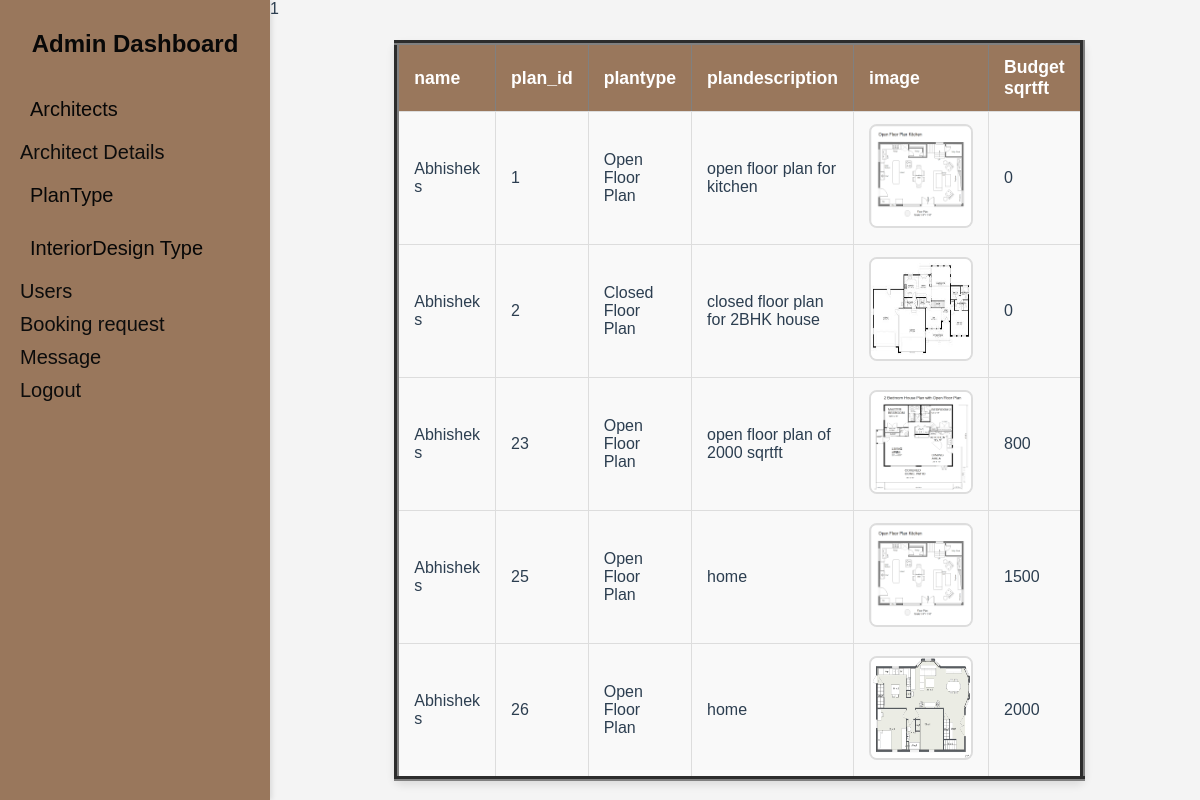
Screenshot of /raising-master_new/adminviewplan2.php?architect_id=1 with the database file from the repository.
### tables this page shows
CREATE TABLE `plan_details` (
  `plan_id` int(11) NOT NULL,
  `plantype_id` int(11) NOT NULL,
  `plandescription` varchar(200) NOT NULL,
  `image` varchar(70) NOT NULL,
  `email` varchar(200) NOT NULL,
  `budget` int(11) NOT NULL
);

CREATE TABLE `add_architect` (
  `architect_id` int(11) NOT NULL,
  `name` varchar(200) NOT NULL,
  `photo` varchar(70) NOT NULL,
  `email` varchar(200) NOT NULL,
  `address` varchar(500) NOT NULL,
  `phoneno` int(10) NOT NULL,
  `qualification` varchar(70) NOT NULL,
  `qualificationcertificate` varchar(70) NOT NULL,
  `experience` varchar(200) NOT NULL,
  `password` varchar(8) NOT NULL
);

CREATE TABLE `plantype_details` (
  `plantype_id` int(11) NOT NULL,
  `plantype` varchar(200) NOT NULL
);

### raising-master_new/adminviewplan2.php (the view, shortened to what this page needs)
<?php
include 'admin-side.php';
include 'connection.php';
?>
<html>
    <head>
    <link rel="stylesheet" type="text/css" href="2.css">
</head>
</html>
<?php
$a=$_GET['architect_id'];
echo $a;
$sql = "select p.plan_id,t.plantype,p.plandescription,p.image,p.budget,s.name from plan_details p inner join plantype_details t on t.plantype_id=p.plantype_id inner join add_architect s on s.email=p.email where s.architect_id=$a";
$result = mysqli_query($con, $sql);
if ($result->num_rows > 0) {
    echo "<table  border='5' cellspacing='2' cellpadding='50' border='5'>
    <tr>
            <th>name</th>
            <th>plan_id</th>
            <th>plantype</th>
            <th>plandescription</th>
            <th>image</th>
            <th>Budget sqrtft</th>
       </tr>";
    while ($row = $result->fetch_assoc()) {
        $filename3=$row["image"];
        $f3="planimages/".$filename3;
        echo "<tr>
            <td>{$row['name']}</td>
            <td>{$row['plan_id']}</td>
            <td>{$row['plantype']}</td>
            <td>{$row['plandescription']}</td>";?>
            <td><img width=100 height=100 src="<?php echo $f3; ?>"></td>
      <?php
    echo "  <td>{$row['budget']}</td></tr>";
    }
    ?>
<?php
    echo "</table>";
} else {
    echo "0 results";
}
?>

### raising-master_new/admin-dash.css (style rules this page uses)
body { margin: 0; font-family: Arial, sans-serif; color: #2c3e50; }

### raising-master_new/formstyle.css (style rules this page uses)
body { font-family: Arial, sans-serif; background-color: #f4f4f4; margin: 0; padding: 0; box-sizing: border-box; }

### raising-master_new/2.css (style rules this page uses)
table { width: 50%; margin: 40px auto; border-collapse: collapse; background-color: #f9f9f9; border-radius: 8px; box-shadow: 0 4px 8px rgba(0, 0, 0, 0.1); }
th { background-color: #99775c; color: white; text-align: left; padding: 12px 15px; font-size: 1.1em; }
td { text-align: left; padding: 12px 15px; border: 1px solid #ddd; font-size: 1em; }
td img { border-radius: 8px; border: 2px solid #ddd; }

### rows the page displays
plan_details: add_architect.name "Abhishek s", plan_id "1", plantype.plantype "Open Floor Plan", plandescription "open floor plan for kitchen", image (picture), budget "0"
plan_details: add_architect.name "Abhishek s", plan_id "2", plantype.plantype "Closed Floor Plan", plandescription "closed floor plan for 2BHK house", image (picture), budget "0"
plan_details: add_architect.name "Abhishek s", plan_id "23", plantype.plantype "Open Floor Plan", plandescription "open floor plan of 2000 sqrtft", image (picture), budget "800"
plan_details: add_architect.name "Abhishek s", plan_id "25", plantype.plantype "Open Floor Plan", plandescription "home", image (picture), budget "1500"
plan_details: add_architect.name "Abhishek s", plan_id "26", plantype.plantype "Open Floor Plan", plandescription "home", image (picture), budget "2000"

### other values shown
$a "1"
